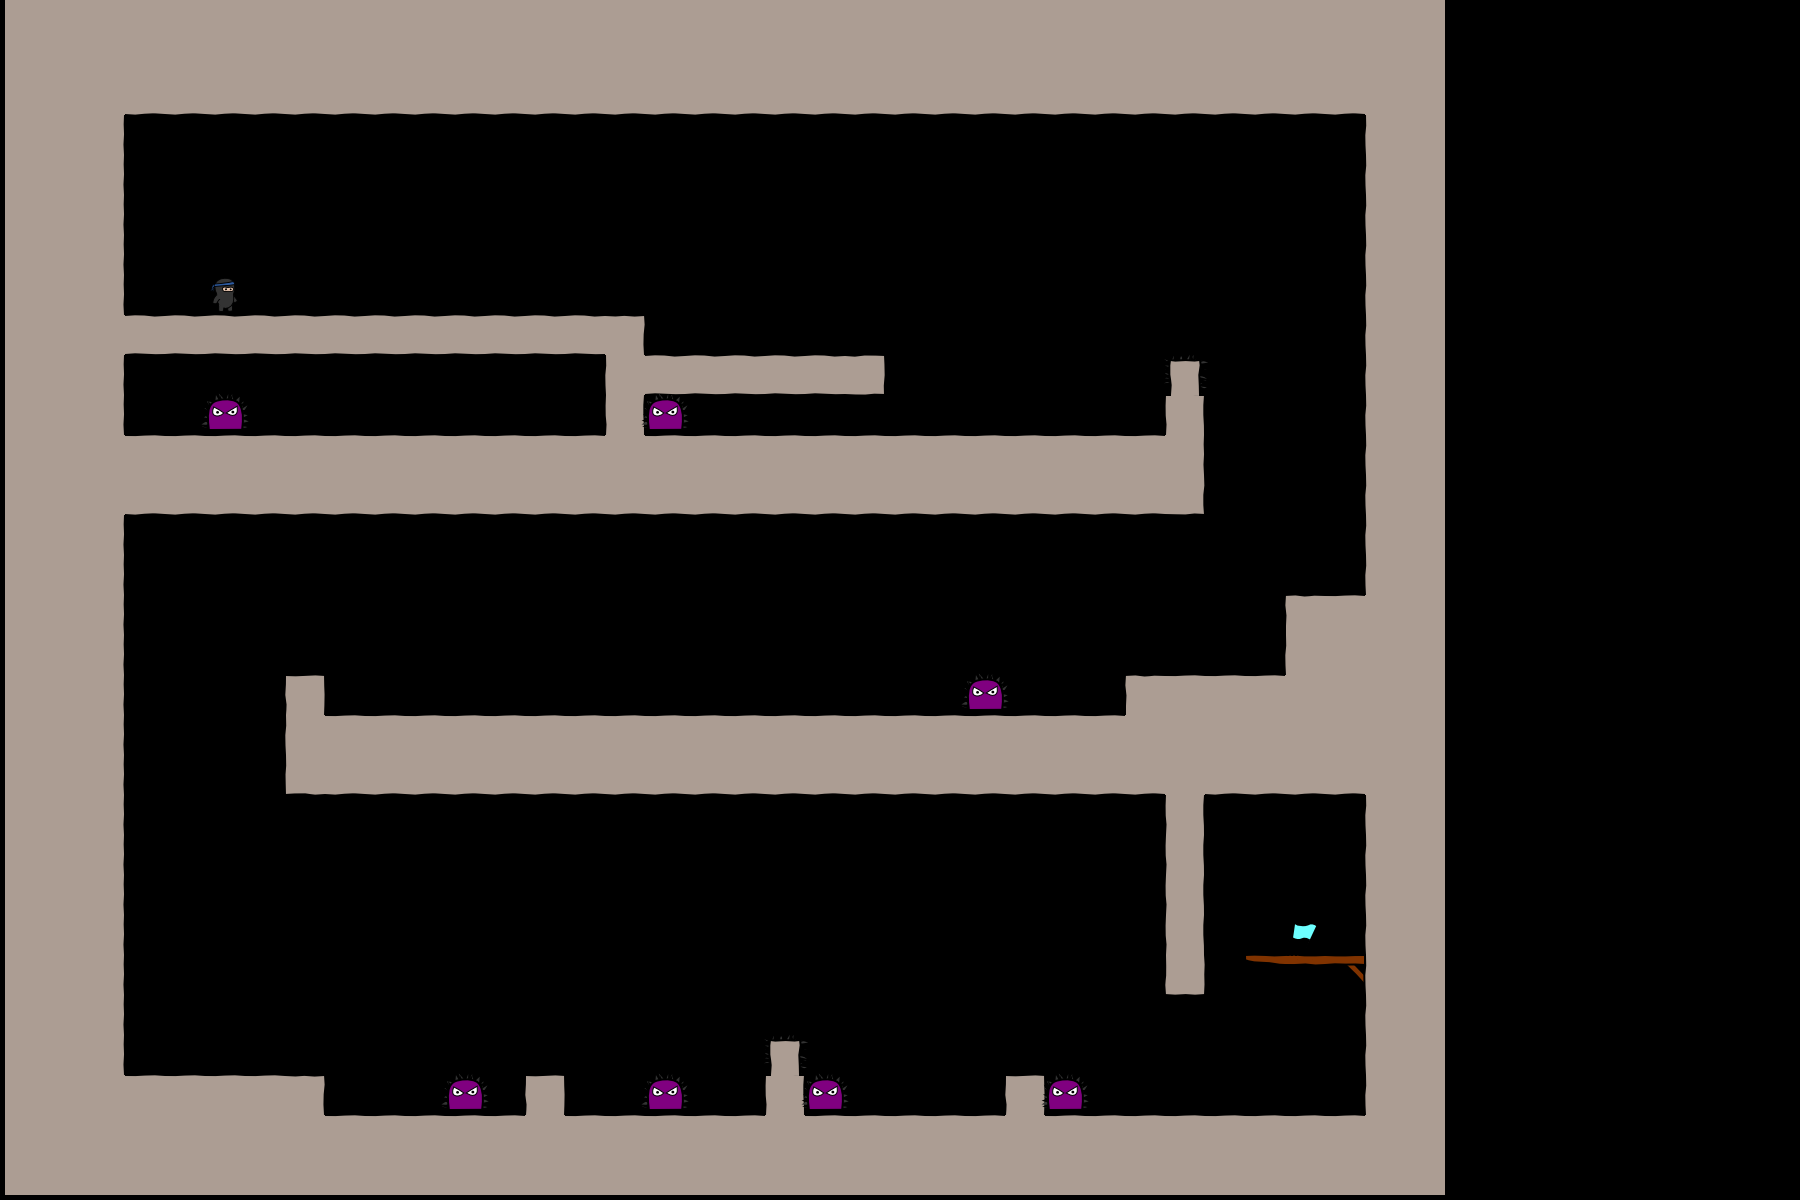

The image is a tile-based game level rendered from a .tmx file. Its description and complete source (layers, tilesets, objects, tile grids) follow:
An orthogonal 45x30 tile map with 40x40 px tiles, 3 tile layers (bg, objects, fg), 2 tilesets.

<map version="1.0" orientation="orthogonal" width="45" height="30" tilewidth="40" tileheight="40">
 <tileset firstgid="1" name="world1" tilewidth="50" tileheight="50">
  <image source="world1.png" width="400" height="400" />
 </tileset>
 <tileset firstgid="65" name="objectpalette" tilewidth="50" tileheight="50">
  <image source="objectpalette.png" width="400" height="400" />
 </tileset>
 <layer name="bg" width="36" height="30">
  <data encoding="csv">  18,18,18,18,18,18,18,18,18,18,18,18,18,18,18,18,18,18,18,18,18,18,18,18,18,18,18,18,18,18,18,18,18,18,18,18,
  18,18,18,18,18,18,18,18,18,18,18,18,18,18,18,18,18,18,18,18,18,18,18,18,18,18,18,18,18,18,18,18,18,18,18,18,
  18,18,18,26,26,26,26,26,26,26,26,26,26,26,26,26,26,26,26,26,26,26,26,26,26,26,26,26,26,26,26,26,26,26,18,18,
  18,18,19,0,0,0,0,0,0,0,0,0,0,0,0,0,0,0,0,0,0,0,0,0,0,0,0,0,0,0,0,0,0,0,17,18,
  18,18,19,0,0,0,0,0,0,0,0,0,0,0,0,0,0,0,0,0,0,0,0,0,0,0,0,0,0,0,0,0,0,0,17,18,
  18,18,19,0,0,0,0,0,0,0,0,0,0,0,0,0,0,0,0,0,0,0,0,0,0,0,0,0,0,0,0,0,0,0,17,18,
  18,18,19,0,0,0,0,0,0,0,0,0,0,0,0,0,0,0,0,0,0,0,0,0,0,0,0,0,0,0,0,0,0,0,17,18,
  18,18,19,0,0,0,0,0,0,0,0,0,0,0,0,0,0,0,0,0,0,0,0,0,0,0,0,0,0,0,0,0,0,0,17,18,
  18,18,18,2,2,2,2,2,2,2,2,2,2,2,2,11,0,0,0,0,0,0,0,0,0,0,0,0,0,0,0,0,0,0,17,18,
  18,18,19,0,0,0,0,0,0,0,0,0,0,0,0,17,2,2,2,2,2,3,0,0,0,0,0,0,0,0,0,0,0,0,17,18,
  18,18,19,0,0,0,0,0,0,0,0,0,0,0,0,20,0,0,0,0,0,0,0,0,0,0,0,0,0,20,0,0,0,0,17,18,
  18,18,18,10,10,10,10,10,10,10,10,10,10,10,10,18,10,10,10,10,10,10,10,10,10,10,10,10,10,19,0,0,0,0,17,18,
  18,18,18,26,26,26,26,26,26,26,26,26,26,26,26,26,26,26,26,26,26,26,26,26,26,26,26,26,26,27,0,0,0,0,17,18,
  18,18,19,0,0,0,0,0,0,0,0,0,0,0,0,0,0,0,0,0,0,0,0,0,0,0,0,0,0,0,0,0,0,0,17,18,
  18,18,19,0,0,0,0,0,0,0,0,0,0,0,0,0,0,0,0,0,0,0,0,0,0,0,0,0,0,0,0,0,0,0,17,18,
  18,18,19,0,0,0,0,0,0,0,0,0,0,0,0,0,0,0,0,0,0,0,0,0,0,0,0,0,0,0,0,0,9,10,18,18,
  18,18,19,0,0,0,0,0,0,0,0,0,0,0,0,0,0,0,0,0,0,0,0,0,0,0,0,0,0,0,0,0,17,18,18,18,
  18,18,19,0,0,0,0,12,0,0,0,0,0,0,0,0,0,0,0,0,0,0,0,0,0,0,0,0,9,10,10,10,18,18,18,18,
  18,18,19,0,0,0,0,17,10,10,10,10,10,10,10,10,10,10,10,10,10,10,10,10,10,10,10,10,18,18,18,18,18,18,18,18,
  18,18,19,0,0,0,0,25,26,26,26,26,26,26,26,26,26,26,26,26,26,26,26,26,26,26,26,26,26,18,26,26,26,26,18,18,
  18,18,19,0,0,0,0,0,0,0,0,0,0,0,0,0,0,0,0,0,0,0,0,0,0,0,0,0,0,20,0,0,0,0,17,18,
  18,18,19,0,0,0,0,0,0,0,0,0,0,0,0,0,0,0,0,0,0,0,0,0,0,0,0,0,0,20,0,0,0,0,17,18,
  18,18,19,0,0,0,0,0,0,0,0,0,0,0,0,0,0,0,0,0,0,0,0,0,0,0,0,0,0,20,0,0,0,0,17,18,
  18,18,19,0,0,0,0,0,0,0,0,0,0,0,0,0,0,0,0,0,0,0,0,0,0,0,0,0,0,20,0,0,0,0,17,18,
  18,18,19,0,0,0,0,0,0,0,0,0,0,0,0,0,0,0,0,0,0,0,0,0,0,0,0,0,0,28,0,14,7,8,17,18,
  18,18,19,0,0,0,0,0,0,0,0,0,0,0,0,0,0,0,0,0,0,0,0,0,0,0,0,0,0,0,0,0,0,0,17,18,
  18,18,19,0,0,0,0,0,0,0,0,0,0,0,0,0,0,0,0,0,0,0,0,0,0,0,0,0,0,0,0,0,0,0,17,18,
  18,18,18,10,10,10,10,11,0,0,0,0,0,12,0,0,0,0,0,20,0,0,0,0,0,12,0,0,0,0,0,0,0,0,17,18,
  18,18,18,18,18,18,18,18,10,10,10,10,10,18,10,10,10,10,10,18,10,10,10,10,10,18,10,10,10,10,10,10,10,10,18,18,
  18,18,18,18,18,18,18,18,18,18,18,18,18,18,18,18,18,18,18,18,18,18,18,18,18,18,18,18,18,18,18,18,18,18,18,18
</data>
 </layer>
 <layer name="objects" width="36" height="30">
  <data encoding="csv">
  0,0,0,0,0,0,0,0,0,0,0,0,0,0,0,0,0,0,0,0,0,0,0,0,0,0,0,0,0,0,0,0,0,0,0,0,
  0,0,0,0,0,0,0,0,0,0,0,0,0,0,0,0,0,0,0,0,0,0,0,0,0,0,0,0,0,0,0,0,0,0,0,0,
  0,0,0,0,0,0,0,0,0,0,0,0,0,0,0,0,0,0,0,0,0,0,0,0,0,0,0,0,0,0,0,0,0,0,0,0,
  0,0,0,0,0,0,0,0,0,0,0,0,0,0,0,0,0,0,0,0,0,0,0,0,0,0,0,0,0,0,0,0,0,0,0,0,
  0,0,0,0,0,0,0,0,0,0,0,0,0,0,0,0,0,0,0,0,0,0,0,0,0,0,0,0,0,0,0,0,0,0,0,0,
  0,0,0,0,0,0,0,0,0,0,0,0,0,0,0,0,0,0,0,0,0,0,0,0,0,0,0,0,0,0,0,0,0,0,0,0,
  0,0,0,0,0,0,0,0,0,0,0,0,0,0,0,0,0,0,0,0,0,0,0,0,0,0,0,0,0,0,0,0,0,0,0,0,
  0,0,0,0,0,65,0,0,0,0,0,0,0,0,0,0,0,0,0,0,0,0,0,0,0,0,0,0,0,0,0,0,0,0,0,0,
  0,0,0,0,0,0,0,0,0,0,0,0,0,0,0,0,0,0,0,0,0,0,0,0,0,0,0,0,0,0,0,0,0,0,0,0,
  0,0,0,0,0,0,0,0,0,0,0,0,0,0,0,0,0,0,0,0,0,0,0,0,0,0,0,0,0,108,0,0,0,0,0,0,
  0,0,0,0,0,73,0,0,0,0,0,0,0,0,0,0,73,0,0,0,0,0,0,0,0,0,0,0,0,0,0,0,0,0,0,0,
  0,0,0,0,0,0,0,0,0,0,0,0,0,0,0,0,0,0,0,0,0,0,0,0,0,0,0,0,0,0,0,0,0,0,0,0,
  0,0,0,0,0,0,0,0,0,0,0,0,0,0,0,0,0,0,0,0,0,0,0,0,0,0,0,0,0,0,0,0,0,0,0,0,
  0,0,0,0,0,0,0,0,0,0,0,0,0,0,0,0,0,0,0,0,0,0,0,0,0,0,0,0,0,0,0,0,0,0,0,0,
  0,0,0,0,0,0,0,0,0,0,0,0,0,0,0,0,0,0,0,0,0,0,0,0,0,0,0,0,0,0,0,0,0,0,0,0,
  0,0,0,0,0,0,0,0,0,0,0,0,0,0,0,0,0,0,0,0,0,0,0,0,0,0,0,0,0,0,0,0,0,0,0,0,
  0,0,0,0,0,0,0,0,0,0,0,0,0,0,0,0,0,0,0,0,0,0,0,0,0,0,0,0,0,0,0,0,0,0,0,0,
  0,0,0,0,0,0,0,0,0,0,0,0,0,0,0,0,0,0,0,0,0,0,0,0,73,0,0,0,0,0,0,0,0,0,0,0,
  0,0,0,0,0,0,0,0,0,0,0,0,0,0,0,0,0,0,0,0,0,0,0,0,0,0,0,0,0,0,0,0,0,0,0,0,
  0,0,0,0,0,0,0,0,0,0,0,0,0,0,0,0,0,0,0,0,0,0,0,0,0,0,0,0,0,0,0,0,0,0,0,0,
  0,0,0,0,0,0,0,0,0,0,0,0,0,0,0,0,0,0,0,0,0,0,0,0,0,0,0,0,0,0,0,0,0,0,0,0,
  0,0,0,0,0,0,0,0,0,0,0,0,0,0,0,0,0,0,0,0,0,0,0,0,0,0,0,0,0,0,0,0,0,0,0,0,
  0,0,0,0,0,0,0,0,0,0,0,0,0,0,0,0,0,0,0,0,0,0,0,0,0,0,0,0,0,0,0,0,0,0,0,0,
  0,0,0,0,0,0,0,0,0,0,0,0,0,0,0,0,0,0,0,0,0,0,0,0,0,0,0,0,0,0,0,0,66,0,0,0,
  0,0,0,0,0,0,0,0,0,0,0,0,0,0,0,0,0,0,0,0,0,0,0,0,0,0,0,0,0,0,0,0,0,0,0,0,
  0,0,0,0,0,0,0,0,0,0,0,0,0,0,0,0,0,0,0,0,0,0,0,0,0,0,0,0,0,0,0,0,0,0,0,0,
  0,0,0,0,0,0,0,0,0,0,0,0,0,0,0,0,0,0,0,108,0,0,0,0,0,0,0,0,0,0,0,0,0,0,0,0,
  0,0,0,0,0,0,0,0,0,0,0,73,0,0,0,0,73,0,0,0,73,0,0,0,0,0,73,0,0,0,0,0,0,0,0,0,
  0,0,0,0,0,0,0,0,0,0,0,0,0,0,0,0,0,0,0,0,0,0,0,0,0,0,0,0,0,0,0,0,0,0,0,0,
  0,0,0,0,0,0,0,0,0,0,0,0,0,0,0,0,0,0,0,0,0,0,0,0,0,0,0,0,0,0,0,0,0,0,0,0
</data>
 </layer>
 <layer name="fg" width="36" height="30">
  <data encoding="csv">
  0,0,0,0,0,0,0,0,0,0,0,0,0,0,0,0,0,0,0,0,0,0,0,0,0,0,0,0,0,0,0,0,0,0,0,0,
  0,0,0,0,0,0,0,0,0,0,0,0,0,0,0,0,0,0,0,0,0,0,0,0,0,0,0,0,0,0,0,0,0,0,0,0,
  0,0,0,0,0,0,0,0,0,0,0,0,0,0,0,0,0,0,0,0,0,0,0,0,0,0,0,0,0,0,0,0,0,0,0,0,
  0,0,0,0,0,0,0,0,0,0,0,0,0,0,0,0,0,0,0,0,0,0,0,0,0,0,0,0,0,0,0,0,0,0,0,0,
  0,0,0,0,0,0,0,0,0,0,0,0,0,0,0,0,0,0,0,0,0,0,0,0,0,0,0,0,0,0,0,0,0,0,0,0,
  0,0,0,0,0,0,0,0,0,0,0,0,0,0,0,0,0,0,0,0,0,0,0,0,0,0,0,0,0,0,0,0,0,0,0,0,
  0,0,0,0,0,0,0,0,0,0,0,0,0,0,0,0,0,0,0,0,0,0,0,0,0,0,0,0,0,0,0,0,0,0,0,0,
  0,0,0,0,0,0,0,0,0,0,0,0,0,0,0,0,0,0,0,0,0,0,0,0,0,0,0,0,0,0,0,0,0,0,0,0,
  0,0,0,0,0,0,0,0,0,0,0,0,0,0,0,0,0,0,0,0,0,0,0,0,0,0,0,0,0,0,0,0,0,0,0,0,
  0,0,0,0,0,0,0,0,0,0,0,0,0,0,0,0,0,0,0,0,0,0,0,0,0,0,0,0,0,0,0,0,0,0,0,0,
  0,0,0,0,0,0,0,0,0,0,0,0,0,0,0,0,0,0,0,0,0,0,0,0,0,0,0,0,0,0,0,0,0,0,0,0,
  0,0,0,0,0,0,0,0,0,0,0,0,0,0,0,0,0,0,0,0,0,0,0,0,0,0,0,0,0,0,0,0,0,0,0,0,
  0,0,0,0,0,0,0,0,0,0,0,0,0,0,0,0,0,0,0,0,0,0,0,0,0,0,0,0,0,0,0,0,0,0,0,0,
  0,0,0,0,0,0,0,0,0,0,0,0,0,0,0,0,0,0,0,0,0,0,0,0,0,0,0,0,0,0,0,0,0,0,0,0,
  0,0,0,0,0,0,0,0,0,0,0,0,0,0,0,0,0,0,0,0,0,0,0,0,0,0,0,0,0,0,0,0,0,0,0,0,
  0,0,0,0,0,0,0,0,0,0,0,0,0,0,0,0,0,0,0,0,0,0,0,0,0,0,0,0,0,0,0,0,0,0,0,0,
  0,0,0,0,0,0,0,0,0,0,0,0,0,0,0,0,0,0,0,0,0,0,0,0,0,0,0,0,0,0,0,0,0,0,0,0,
  0,0,0,0,0,0,0,0,0,0,0,0,0,0,0,0,0,0,0,0,0,0,0,0,0,0,0,0,0,0,0,0,0,0,0,0,
  0,0,0,0,0,0,0,0,0,0,0,0,0,0,0,0,0,0,0,0,0,0,0,0,0,0,0,0,0,0,0,0,0,0,0,0,
  0,0,0,0,0,0,0,0,0,0,0,0,0,0,0,0,0,0,0,0,0,0,0,0,0,0,0,0,0,0,0,0,0,0,0,0,
  0,0,0,0,0,0,0,0,0,0,0,0,0,0,0,0,0,0,0,0,0,0,0,0,0,0,0,0,0,0,0,0,0,0,0,0,
  0,0,0,0,0,0,0,0,0,0,0,0,0,0,0,0,0,0,0,0,0,0,0,0,0,0,0,0,0,0,0,0,0,0,0,0,
  0,0,0,0,0,0,0,0,0,0,0,0,0,0,0,0,0,0,0,0,0,0,0,0,0,0,0,0,0,0,0,0,0,0,0,0,
  0,0,0,0,0,0,0,0,0,0,0,0,0,0,0,0,0,0,0,0,0,0,0,0,0,0,0,0,0,0,0,0,0,0,0,0,
  0,0,0,0,0,0,0,0,0,0,0,0,0,0,0,0,0,0,0,0,0,0,0,0,0,0,0,0,0,0,0,0,0,0,0,0,
  0,0,0,0,0,0,0,0,0,0,0,0,0,0,0,0,0,0,0,0,0,0,0,0,0,0,0,0,0,0,0,0,0,0,0,0,
  0,0,0,0,0,0,0,0,0,0,0,0,0,0,0,0,0,0,0,0,0,0,0,0,0,0,0,0,0,0,0,0,0,0,0,0,
  0,0,0,0,0,0,0,0,0,0,0,0,0,0,0,0,0,0,0,0,0,0,0,0,0,0,0,0,0,0,0,0,0,0,0,0,
  0,0,0,0,0,0,0,0,0,0,0,0,0,0,0,0,0,0,0,0,0,0,0,0,0,0,0,0,0,0,0,0,0,0,0,0,
  0,0,0,0,0,0,0,0,0,0,0,0,0,0,0,0,0,0,0,0,0,0,0,0,0,0,0,0,0,0,0,0,0,0,0,0
</data>
 </layer>
</map>
